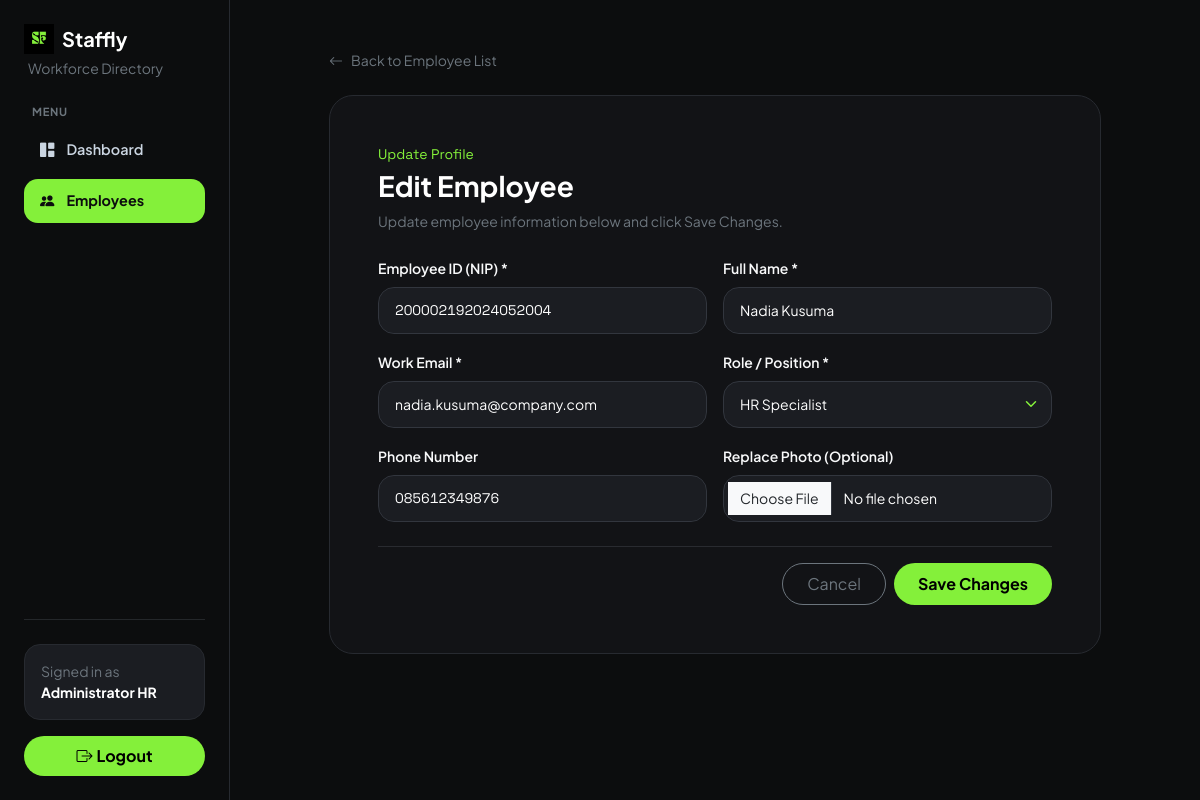
The app's page /pegawai/edit.php?id=4 (signed in) with its own data.
### tables this page shows
CREATE TABLE employees (
    id INT AUTO_INCREMENT PRIMARY KEY,
    nip VARCHAR(30) UNIQUE NOT NULL,
    nama VARCHAR(100) NOT NULL,
    email VARCHAR(100) NOT NULL,
    jabatan VARCHAR(80) NOT NULL,
    no_telepon VARCHAR(20) NULL,
    foto VARCHAR(255) NULL,
    created_at TIMESTAMP DEFAULT CURRENT_TIMESTAMP
);

### config/koneksi.php (called while the page is built, shortened)
<?php
function e(?string $value): string
{
    return htmlspecialchars($value ?? '', ENT_QUOTES, 'UTF-8');
}
function getDaftarJabatan(PDO $pdo): array
{
    $defaultRoles = [
        'Web Developer',
        'Frontend Developer',
        'Backend Engineer',
        'Full Stack Engineer',
        'UI/UX Designer',
        'Mobile App Developer',
        'DevOps Engineer',
        'QA Engineer',
        'Product Manager',
        'HR Specialist',
        'Data Analyst',
        'Finance & Accounting',
    ];
    try {
        $dbRoles = $pdo->query("SELECT DISTINCT jabatan FROM employees WHERE jabatan IS NOT NULL AND TRIM(jabatan) != ''")->fetchAll(PDO::FETCH_COLUMN);
        $merged = array_unique(array_merge($defaultRoles, $dbRoles));
        sort($merged, SORT_STRING | SORT_FLAG_CASE);
        return array_values($merged);
    } catch (Exception $e) {
        return $defaultRoles;
    }
}

### pegawai/edit.php (the view, shortened to what this page needs)
<?php
require_once '../config/koneksi.php';
$id = filter_input(INPUT_GET, 'id', FILTER_VALIDATE_INT);
$stmt = $pdo->prepare("SELECT * FROM employees WHERE id = :id");
$stmt->execute([':id' => $id]);
$employee = $stmt->fetch();
$daftarJabatan = getDaftarJabatan($pdo);
?>
<!doctype html>
<html lang="en">
<head>
    <link href="https://cdn.jsdelivr.net/npm/bootstrap@5.3.3/dist/css/bootstrap.min.css" rel="stylesheet">
    <link href="https://cdn.jsdelivr.net/npm/bootstrap-icons@1.11.3/font/bootstrap-icons.min.css" rel="stylesheet">
    <link rel="stylesheet" href="../assets/css/style.css?v=7">
</head>
<body>
    <div class="staffly-shell">
        <aside class="staffly-sidebar offcanvas-lg offcanvas-start text-white" tabindex="-1" id="stafflySidebar" aria-labelledby="stafflySidebarLabel">
            <div class="offcanvas-body d-flex flex-column justify-content-between h-100 p-4">
                <div>
                    <a href="../dashboard.php" class="d-none d-lg-flex align-items-center gap-2 text-white text-decoration-none fw-bold fs-5 mb-1">
                        <img src="../assets/images/logo.png" alt="Staffly Logo" class="staffly-logo">
                        <span>Staffly</span>
                    </a>
                    <p class="d-none d-lg-block small text-secondary mb-4 ps-1">Workforce Directory</p>
                    <div class="small text-uppercase fw-bold text-secondary mb-2 px-2" style="font-size: 0.7rem; letter-spacing: 0.06em;">
                        Menu
                    </div>
                    <nav class="d-flex flex-column gap-2">
                        <a href="../dashboard.php" class="sidebar-menu-link">
                            <i class="bi bi-grid-1x2-fill"></i>
                            <span>Dashboard</span>
                        </a>
                        <a href="./index.php" class="sidebar-menu-link active">
                            <i class="bi bi-people-fill"></i>
                            <span>Employees</span>
                        </a>
                    </nav>
                </div>
                <div class="pt-4 border-top border-secondary border-opacity-25">
                    <div class="p-3 rounded-4 mb-3" style="background-color: var(--brand-card); border: 1px solid var(--brand-border);">
                        <div class="small text-secondary">Signed in as</div>
                        <div class="small fw-bold text-white text-truncate">
                            <?= e($_SESSION['nama_lengkap'] ?? 'HR Administrator') ?>
                        </div>
                    </div>
                    <a href="../logout.php" class="btn btn-neon w-100 py-2 text-decoration-none">
                        <i class="bi bi-box-arrow-right me-1"></i>Logout
                    </a>
                </div>
            </div>
        </aside>
        <div class="staffly-main-area">
            <main class="container-fluid px-3 px-lg-4 py-5 flex-grow-1" style="max-width: 820px;">
                <a href="./index.php" class="text-secondary text-decoration-none small d-inline-flex align-items-center gap-2 mb-4">
                    <i class="bi bi-arrow-left"></i>Back to Employee List
                </a>
                <div class="staffly-panel p-4 p-sm-5">
                    <span class="small font-mono-tabular d-block mb-1" style="color: #84f03a;">Update Profile</span>
                    <h1 class="h3 fw-bold text-white mb-2">Edit Employee</h1>
                    <p class="small text-secondary mb-4">Update employee information below and click Save Changes.</p>
                    <form id="employeeForm" action="../proses/proses_edit.php" method="POST" enctype="multipart/form-data" novalidate>
                        <div class="row g-3">
                            <div class="col-md-6">
                                <label for="nip" class="form-label small fw-semibold text-light">Employee ID (NIP) *</label>
                                <input type="text" id="nip" name="nip" value="<?= e($employee['nip']) ?>" class="form-control staffly-input font-mono-tabular" required>
                            </div>
                            <div class="col-md-6">
                                <label for="nama" class="form-label small fw-semibold text-light">Full Name *</label>
                                <input type="text" id="nama" name="nama" value="<?= e($employee['nama']) ?>" class="form-control staffly-input" required>
                            </div>
                            <div class="col-md-6">
                                <label for="email" class="form-label small fw-semibold text-light">Work Email *</label>
                                <input type="email" id="email" name="email" value="<?= e($employee['email']) ?>" class="form-control staffly-input" required>
                            </div>
                            <div class="col-md-6">
                                <label for="jabatan" class="form-label small fw-semibold text-light">Role / Position *</label>
                                <select id="jabatan" name="jabatan" class="form-select staffly-input" required>
                                    <?php foreach ($daftarJabatan as $role): ?>
                                        <option value="<?= e($role) ?>" <?= ($employee['jabatan'] === $role) ? 'selected' : '' ?>>
                                            <?= e($role) ?>
                                        </option>
                                    <?php endforeach; ?>
                                </select>
                            </div>
                            <div class="col-md-6">
                                <label for="no_telepon" class="form-label small fw-semibold text-light">Phone Number</label>
                                <input type="text" id="no_telepon" name="no_telepon" value="<?= e($employee['no_telepon']) ?>" class="form-control staffly-input font-mono-tabular">
                            </div>
                            <div class="col-md-6">
                                <label for="foto" class="form-label small fw-semibold text-light">Replace Photo (Optional)</label>
                                <input type="file" id="foto" name="foto" accept="image/*" class="form-control staffly-input">
                            </div>
                        </div>
                        <div class="d-flex justify-content-end gap-2 mt-4 pt-3 border-top border-secondary border-opacity-25">
                            <a href="./index.php" class="btn btn-outline-secondary rounded-pill px-4 py-2 small">Cancel</a>
                            <button type="submit" class="btn btn-neon px-4 py-2 small">Save Changes</button>
                        </div>
                    </form>
                </div>
            </main>
        </div>
    </div>
</body>
</html>

### assets/css/style.css (style rules this page uses)
:root { --brand-black: #0c0d0e; --brand-dark: #141518; --brand-panel: #121316; --brand-card: #1b1d22; --brand-border: #272a30; --brand-neon: #84f03a; --brand-neon-dark: #6ccd26; --hero-light: #f4f5f7; }
*, *::before, *::after { box-sizing: border-box; }
body { background-color: var(--brand-black); color: #e5e7eb; font-family: 'Plus Jakarta Sans', ui-sans-serif, system-ui, -apple-system, sans-serif; min-height: 100vh; display: flex; flex-direction: column; overflow-x: hidden; -webkit-font-smoothing: antialiased; -moz-osx-font-smoothing: grayscale; }
.font-mono-tabular { font-family: 'Space Grotesk', ui-monospace, monospace; font-variant-numeric: tabular-nums; }
.staffly-logo { height: 1.5em; width: auto; object-fit: contain; display: inline-block; flex-shrink: 0; vertical-align: middle; }
.staffly-panel { background-color: var(--brand-panel); border: 1px solid var(--brand-border); border-radius: 24px; }
.btn-neon { background-color: var(--brand-neon); color: #000000; font-weight: 700; border-radius: 9999px; border: none; transition: background-color 0.2s ease, transform 0.2s ease; }
.staffly-input { background-color: var(--brand-card); border: 1px solid #32363e; color: #ffffff; border-radius: 16px; padding: 12px 16px; font-size: 0.875rem; }
.staffly-input::placeholder { color: #71717a; }
.staffly-input.form-select { background-color: var(--brand-card); color: #ffffff; }
.staffly-input.form-select option { background-color: #1b1d22; color: #ffffff; }

### pegawai/edit.php (style rules this page uses)
:root { --brand-black: #0c0d0e; --brand-dark: #141518; --brand-panel: #121316; --brand-card: #1b1d22; --brand-border: #272a30; --brand-neon: #84f03a; --brand-neon-dark: #6ccd26; }
body { background-color: var(--brand-black) !important; color: #e5e7eb; }
.staffly-panel { background-color: var(--brand-panel) !important; border: 1px solid var(--brand-border) !important; border-radius: 24px; }
.staffly-input { background-color: var(--brand-card) !important; border: 1px solid #32363e !important; color: #ffffff !important; }
.staffly-shell { display: flex; min-height: 100vh; width: 100%; }
.staffly-sidebar { width: 230px; flex-shrink: 0; background-color: var(--brand-panel); border-right: 1px solid var(--brand-border); }
.staffly-main-area { flex: 1 1 auto; min-width: 0; display: flex; flex-direction: column; }
@media (min-width: 992px) { .staffly-sidebar { position: sticky; top: 0; height: 100vh; } }
.sidebar-menu-link { display: flex; align-items: center; gap: 12px; padding: 11px 16px; border-radius: 14px; color: #cbd5e1; font-size: 0.9rem; font-weight: 600; text-decoration: none; transition: background-color 0.2s ease, color 0.2s ease; }
.sidebar-menu-link.active { background-color: var(--brand-neon); color: #0c0d0e; font-weight: 700; }

### records on screen
employees: nip "200002192024052004", nama "Nadia Kusuma", email "nadia.kusuma@company.com", no_telepon "085612349876"

### other values on screen
$_SESSION['nama_lengkap'] "Administrator HR"
form field jabatan "HR Specialist"
